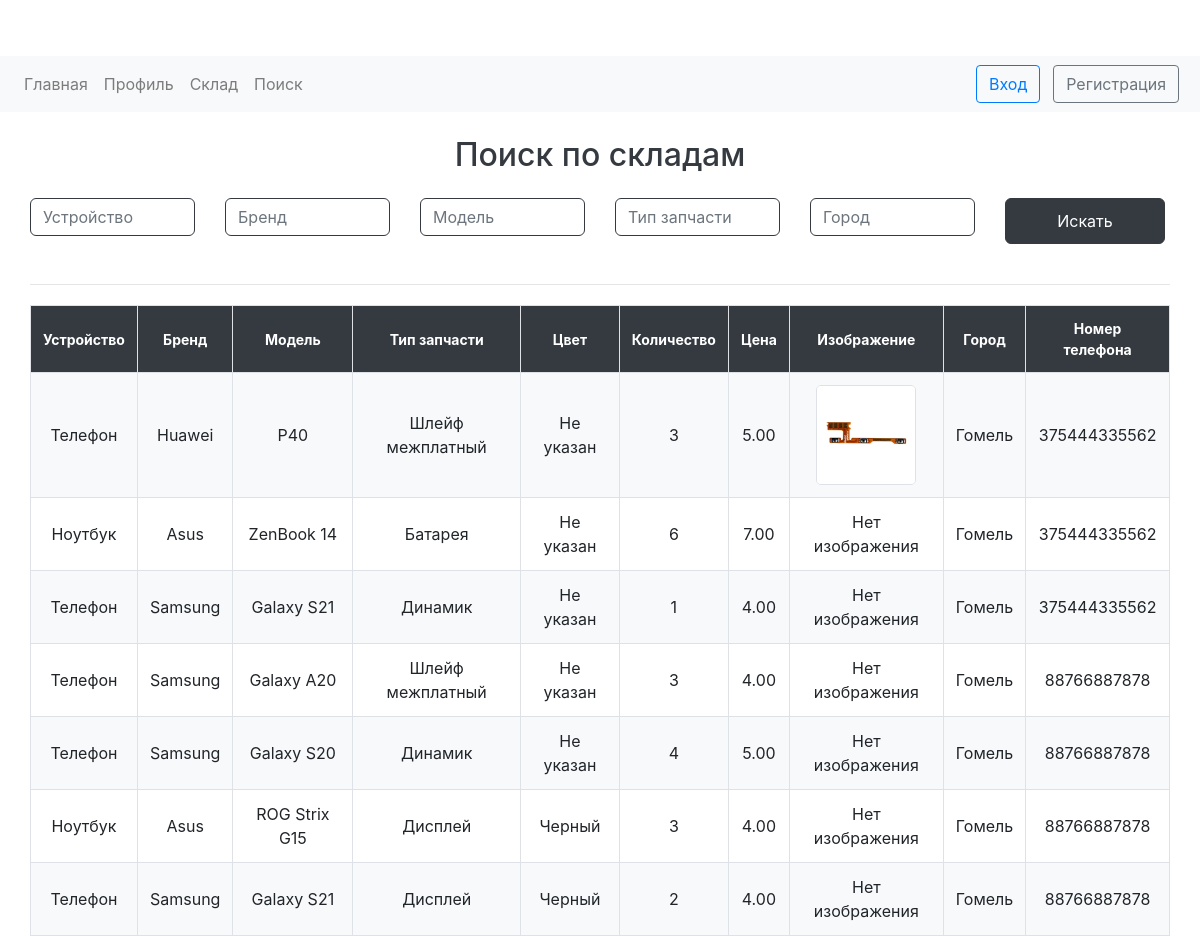
The page /search/ on the database as committed earlier.
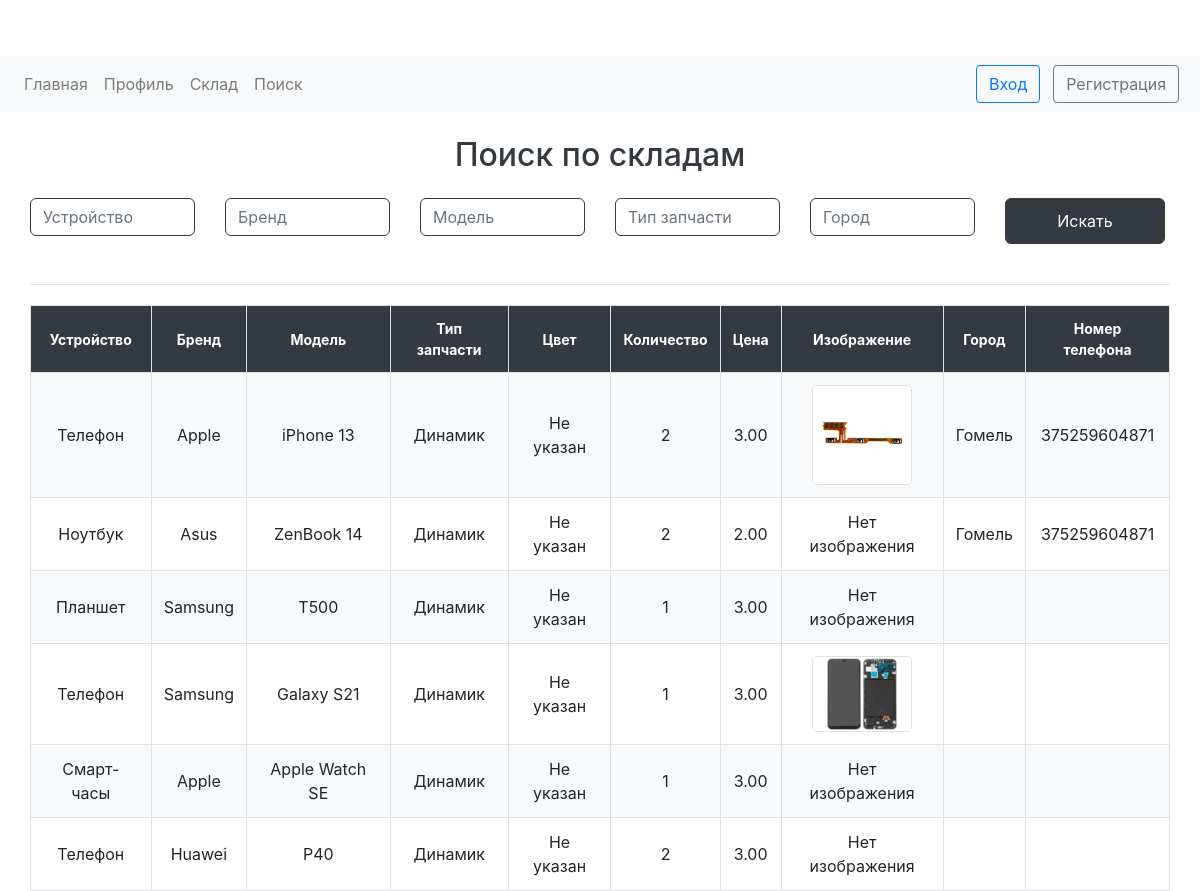
The same page on the database as committed later.
### warehouse/models.py (models this page shows, shortened)
class Part(models.Model):
    user = models.ForeignKey(User, on_delete=models.CASCADE)
    device = models.CharField(max_length=100)
    brand = models.CharField(max_length=100)
    model = models.CharField(max_length=100)
    part_type = models.CharField(max_length=100)
    color = models.CharField(max_length=50, blank=True, null=True)
    quantity = models.IntegerField()
    price = models.DecimalField(max_digits=10, decimal_places=2)
    image = models.ImageField(upload_to='part_images/', blank=True, null=True)
    created_at = models.DateTimeField(auto_now_add=True)  # Установи auto_now_add=True

### user_profile/models.py (models this page shows, shortened)
class Profile(models.Model):
    user = models.OneToOneField(User, on_delete=models.CASCADE)
    phone = models.CharField(max_length=15)
    city = models.CharField(max_length=100)

### warehouse/views.py (the view)
# urls.py: path('search/', views.search, name='search'),
def search(request):
    query = request.GET.get('q')
    brand = request.GET.get('brand')
    model = request.GET.get('model')
    part_type = request.GET.get('part_type')
    color = request.GET.get('color')
    city = request.GET.get('city')
    results = Part.objects.all().order_by('-created_at')  # Ordering by creation time
    if query:
        results = results.filter(device__icontains=query)
    if brand:
        results = results.filter(brand__icontains=brand)
    if model:
        results = results.filter(model__icontains=model)
    if part_type:
        results = results.filter(part_type__icontains=part_type)
    if color:
        results = results.filter(color__icontains=color)
    if city:
        results = results.filter(user__profile__city__icontains=city)
    return render(request, 'warehouse/search.html', {'results': results})

### myproject/warehouse/templates/warehouse/search.html (shortened to what this page needs)
{% extends 'warehouse/base.html' %}
{% block content %}
    <div class="container">
        <h2 class="my-4 text-center text-dark">Поиск по складам</h2>
        <form method="GET" action="{% url 'search' %}" class="mb-4">
            <div class="row">
                <div class="col-md-2 mb-3">
                    <input type="text" name="q" id="device" class="form-control border-dark" placeholder="Устройство" value="{{ request.GET.q }}" list="device-list">
                </div>
                <div class="col-md-2 mb-3">
                    <input type="text" name="brand" id="brand" class="form-control border-dark" placeholder="Бренд" value="{{ request.GET.brand }}" list="brand-list">
                </div>
                <div class="col-md-2 mb-3">
                    <input type="text" name="model" id="model" class="form-control border-dark" placeholder="Модель" value="{{ request.GET.model }}" list="model-list">
                </div>
                <div class="col-md-2 mb-3">
                    <input type="text" name="part_type" id="part_type" class="form-control border-dark" placeholder="Тип запчасти" value="{{ request.GET.part_type }}" list="part-type-list">
                </div>
                <div class="col-md-2 mb-3">
                    <input type="text" name="city" class="form-control border-dark" placeholder="Город" value="{{ request.GET.city }}">
                </div>
                <div class="col-md-2 d-flex align-items-end mb-3">
                    <button type="submit" class="btn btn-dark btn-block text-white">Искать</button>
                </div>
            </div>
        </form>
        <hr>
        <table>
            <tr>
                <th>Устройство</th>
                <th>Бренд</th>
                <th>Модель</th>
                <th>Тип запчасти</th>
                <th>Цвет</th>
                <th>Количество</th>
                <th>Цена</th>
                <th>Изображение</th>
                <th>Город</th>
                <th>Номер телефона</th>
            </tr>
            {% for result in results %}
            <tr>
                <td>{{ result.device }}</td>
                <td>{{ result.brand }}</td>
                <td>{{ result.model }}</td>
                <td>{{ result.part_type }}</td>
                <td>{{ result.color|default:"Не указан" }}</td>
                <td>{{ result.quantity }}</td>
                <td>{{ result.price }}</td>
                <td>
                    {% if result.image %}
                        <img src="{{ result.image.url }}" alt="Изображение запчасти">
                    {% else %}
                        Нет изображения
                    {% endif %}
                </td>
                <td>{{ result.user.profile.city }}</td>
                <td>{{ result.user.profile.phone }}</td>
            </tr>
            {% endfor %}
        </table>
    </div>
{% endblock %}

### myproject/warehouse/templates/warehouse/base.html (shortened to what this page needs)
<!DOCTYPE html>
<html lang="en">
<head>
    {% load static %}
    <link rel="stylesheet" href="https://stackpath.bootstrapcdn.com/bootstrap/4.5.2/css/bootstrap.min.css">
    <link rel="stylesheet" href="{% static 'css/styles.css' %}">
</head>
<body>
    <nav class="navbar navbar-expand-lg navbar-light bg-light">
        <div class="collapse navbar-collapse">
            <ul class="navbar-nav mr-auto">
                <li class="nav-item"><a class="nav-link" href="{% url 'home' %}">Главная</a></li>
                <li class="nav-item"><a class="nav-link" href="{% url 'profile' %}">Профиль</a></li>
                <li class="nav-item"><a class="nav-link" href="{% url 'warehouse' %}">Склад</a></li>
                <li class="nav-item"><a class="nav-link" href="{% url 'search' %}">Поиск</a></li>
            </ul>
            {% if user.is_authenticated %}
                <span class="navbar-text">Привет, {{ user.username }}</span>
                <a class="btn btn-outline-danger ml-2" href="{% url 'logout' %}">Выход</a>
            {% else %}
                <a class="btn btn-outline-primary ml-2" href="{% url 'login' %}">Вход</a>
                <a class="btn btn-outline-secondary ml-2" href="{% url 'register' %}">Регистрация</a>
            {% endif %}
        </div>
    </nav>
    <div class="container mt-4">
        {% block content %}{% endblock %}
    </div>
</body>
</html>

### static/css/styles.css (style rules this page uses)
body { padding-top: 56px; }
table { margin-top: 20px; }
form { margin-top: 20px; }
.btn { margin-right: 5px; }

### myproject/warehouse/templates/warehouse/search.html (style rules this page uses)
table { width: 100%; border-collapse: collapse; margin-top: 20px; }
th, td { padding: 12px; text-align: center; border: 1px solid #dee2e6; vertical-align: middle; }
th { background-color: #343a40; color: white; font-weight: bold; font-size: 14px; }
tr:nth-child(even) { background-color: #f8f9fa; }
img { max-width: 100px; height: auto; border-radius: 5px; border: 1px solid #dee2e6; }
.container { max-width: 1200px; margin: auto; }
.form-control { border-radius: 0.375rem; box-shadow: none; transition: border-color 0.2s ease; }
.btn-dark { border-radius: 0.375rem; padding: 10px 15px; font-size: 16px; background-color: #343a40; border-color: #343a40; }

Rows that differ between the two databases and show on the page:
removed Part: device "Телефон", brand "Huawei", model "P40", part_type "Шлейф межплатный", color "Не указан", quantity "3", price "5.00", image (picture), user.profile.city "Гомель", user.profile.phone "375444335562"
removed Part: device "Ноутбук", brand "Asus", model "ZenBook 14", part_type "Батарея", color "Не указан", quantity "6", price "7.00", image "Нет изображения", user.profile.city "Гомель", user.profile.phone "375444335562"
removed Part: device "Телефон", brand "Samsung", model "Galaxy S21", part_type "Динамик", color "Не указан", quantity "1", price "4.00", image "Нет изображения", user.profile.city "Гомель", user.profile.phone "375444335562"
removed Part: device "Телефон", brand "Samsung", model "Galaxy A20", part_type "Шлейф межплатный", color "Не указан", quantity "3", price "4.00", image "Нет изображения", user.profile.city "Гомель", user.profile.phone "88766887878"
removed Part: device "Ноутбук", brand "Asus", model "ROG Strix G15", part_type "Дисплей", color "Черный", quantity "3", price "4.00", image "Нет изображения", user.profile.city "Гомель", user.profile.phone "88766887878"
added Part: device "Телефон", brand "Apple", model "iPhone 13", part_type "Динамик", color "Не указан", quantity "2", price "3.00", image (picture), user.profile.city "Гомель", user.profile.phone "375259604871"
added Part: device "Ноутбук", brand "Asus", model "ZenBook 14", part_type "Динамик", color "Не указан", quantity "2", price "2.00", image "Нет изображения", user.profile.city "Гомель", user.profile.phone "375259604871"
added Part: device "Планшет", brand "Samsung", model "T500", part_type "Динамик", color "Не указан", quantity "1", price "3.00", image "Нет изображения"
changed Part: model "Galaxy S20" → "Galaxy S21"; quantity "4" → "1"; price "5.00" → "3.00"; image: picture added; user.profile.city "Гомель" → (not shown); user.profile.phone "88766887878" → (not shown)
added Part: device "Смарт-часы", brand "Apple", model "Apple Watch SE", part_type "Динамик", color "Не указан", quantity "1", price "3.00", image "Нет изображения"
changed Part: brand "Samsung" → "Huawei"; model "Galaxy S21" → "P40"; part_type "Дисплей" → "Динамик"; color "Черный" → "Не указан"; price "4.00" → "3.00"; user.profile.city "Гомель" → (not shown); user.profile.phone "88766887878" → (not shown)
